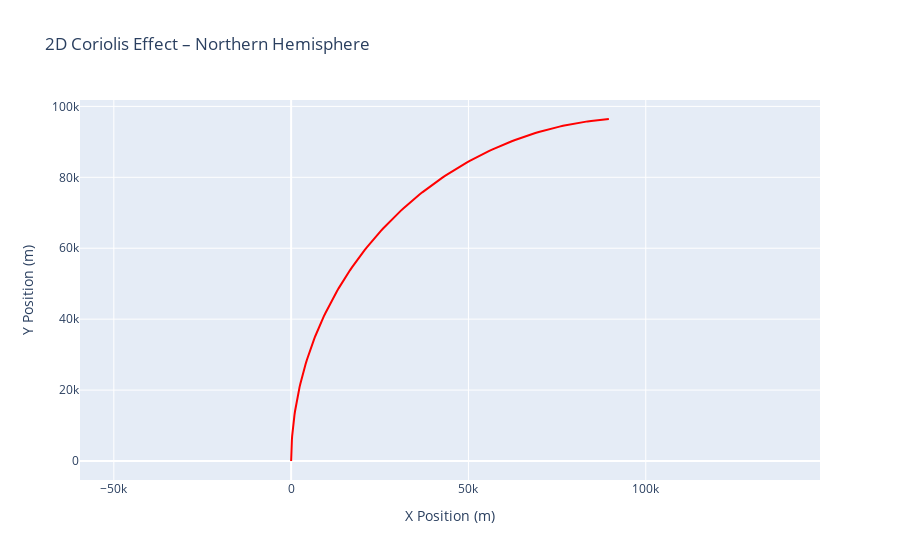

This figure's notebook cell:
### Code cell
import numpy as np
import plotly.graph_objects as go

# Parameters
dt = 100          # time step (s)
T = 3600 * 4      # total time (s)
N = int(T / dt)
lat = 45 * np.pi / 180
f = 2 * 7.2921e-5 * np.sin(lat)  # Coriolis parameter

# Initial conditions
u, v = 0, 10  # m/s
x, y = [0], [0]

for _ in range(N):
    du = f * v * dt
    dv = -f * u * dt
    u += du
    v += dv
    x.append(x[-1] + u * dt)
    y.append(y[-1] + v * dt)

# Plotly figure
fig = go.Figure()
fig.add_trace(go.Scatter(x=x, y=y, mode='lines', line=dict(color='red')))
fig.update_layout(title='2D Coriolis Effect – Northern Hemisphere',
                  xaxis_title='X Position (m)',
                  yaxis_title='Y Position (m)',
                  xaxis=dict(scaleanchor="y", scaleratio=1),
                  showlegend=False)
fig.show()

### Figure 1 — Plotly figure (JSON) as saved in the notebook; plotly's stock layout.template omitted (floating-point values rounded to 4 significant figures; data arrays with more than 128 entries replaced by an {"elided": "..."} marker saying what was removed)
{"data": [{"line": {"color": "red"}, "mode": "lines", "type": "scatter", "x": {"elided": "145 float values"}, "y": {"elided": "145 float values"}}], "layout": {"showlegend": false, "title": {"text": "2D Coriolis Effect – Northern Hemisphere"}, "xaxis": {"scaleanchor": "y", "scaleratio": 1, "title": {"text": "X Position (m)"}}, "yaxis": {"title": {"text": "Y Position (m)"}}}}
